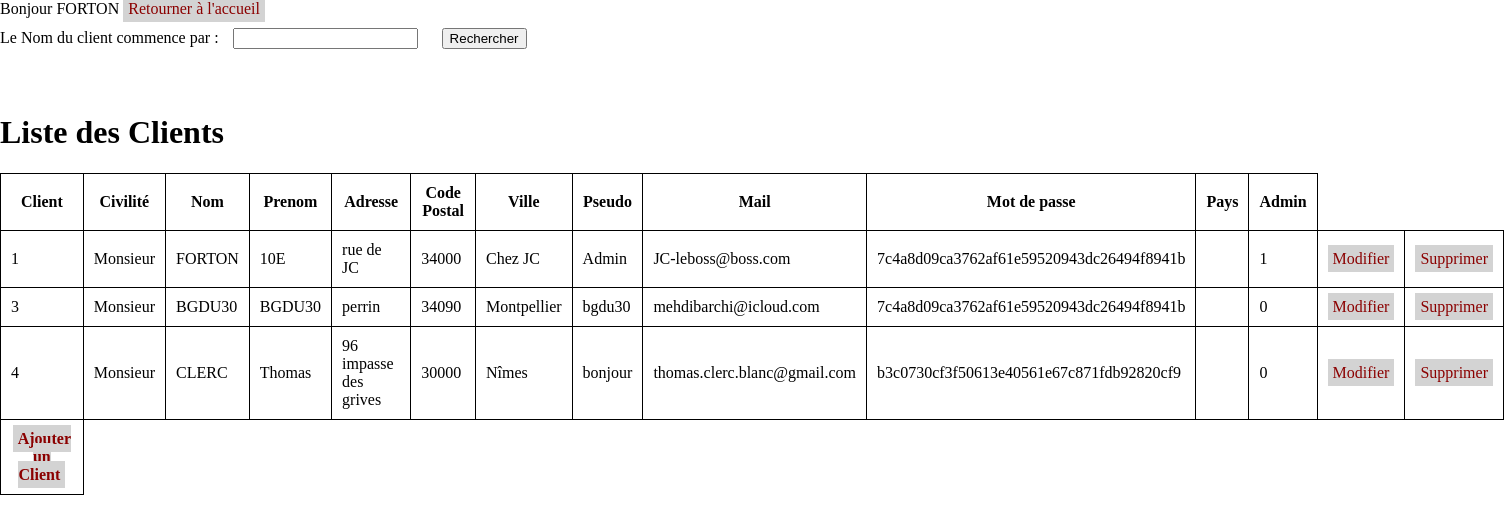
Screenshot of /php/admin_clients/afficherClient.php (signed in) with the database file from the repository.
### tables this page shows
CREATE TABLE IF NOT EXISTS `clients` (
  `id` int(11) NOT NULL AUTO_INCREMENT,
  `civilite` varchar(20) NOT NULL,
  `nom` varchar(100) NOT NULL,
  `prenom` varchar(70) NOT NULL,
  `adresse` varchar(200) DEFAULT NULL,
  `codePostal` varchar(10) DEFAULT NULL,
  `ville` varchar(200) DEFAULT NULL,
  `pseudo` varchar(50) NOT NULL,
  `mail` varchar(50) NOT NULL,
  `mot_de_passe` varchar(50) NOT NULL,
  `pays_id` int(11) DEFAULT NULL,
  `avatar` varchar(255) NOT NULL,
  `admin` tinyint(4) NOT NULL,
  PRIMARY KEY (`id`)
);

### php/dao_user.php (called while the page is built, shortened)
<?php
function getUserById($id){
	$sql = 'SELECT `nom`, `prenom`, admin FROM `clients`  WHERE `id` = :id';
	$db = getConnection();
	$select = $db->prepare($sql);
	$select->execute(array('id'=>$id));
	$result = $select->fetchAll();
	return empty($result) ? false : array('nom' => $result[0]['nom'], 'prenom' => $result[0]['prenom'], 'admin' => $result[0]['admin']);
}

### php/admin_clients/fonctionClient.php (called while the page is built, shortened)
<?php
function getAllClient(PDO $bdd, $client) {
    $query = "SELECT * FROM clients WHERE nom LIKE :v_client ";
    $clients = null;
    $statement = $bdd->prepare($query);
    $client = $client . '%';
    $statement->bindParam(':v_client', $client);
    if ($statement->execute()) {
        $clients = $statement->fetchAll(PDO::FETCH_ASSOC);
    }
    return $clients;
}

### php/admin_clients/afficherClient.php (the view, shortened to what this page needs)
<?php
require('../dao_user.php');
global $VAR_LOGGED;
$id = sessionVar($VAR_LOGGED);
$clients = getUserById($id);
echo 'Bonjour ' . $clients['nom'] ;
?>
<!DOCTYPE html>
<head>
    <link href="../../../Neptune/css/chambre.css" rel="stylesheet">
</head>
    <?php
    $client = '';
    echo "<a href='../../index.php'>Retourner à l'accueil</a>";
    require('fonctionClient.php');
    ?>
    <form action="" method="post">
        <label for="client">Le Nom du client commence par :</label>
        <input type="text" name="client" value="<?= $client ?>"/>
        <input type="submit" value="Rechercher" />
    </form>
</head>
<body>
<h1>Liste des Clients</h1>
<?php
$bdd = getDataBase();
?>
<?php
if ($bdd) {
    $clients = getAllClient($bdd, $client);
    if ($clients) {
        ?>
        <table>
                <thead>
                <tr>
                    <th>Client</th>
                    <th>Civilité</th>
                    <th>Nom</th>
                    <th>Prenom</th>
                    <th>Adresse</th>
                    <th>Code Postal</th>
                    <th>Ville</th>
                    <th>Pseudo</th>
                    <th>Mail</th>
                    <th>Mot de passe</th>
                    <th>Pays</th>
                    <th>Admin</th>
                </tr>
                </thead>
            <tbody>
<?php
        foreach ($clients as $client) {
                echo '<tr>'.
                    '<td>'.$client['id'].'</td>'.
                    '<td>'.$client['civilite'].'</td>'.
                    '<td>'.$client['nom'].'</td>'.
                    '<td>'.$client['prenom'].'</td>'.
                    '<td>'.$client['adresse'].'</td>'.
                    '<td>'.$client['codePostal'].' </td>'.
                    '<td>'.$client['ville'].' </td>'.
                    '<td>'.$client['pseudo'].' </td>'.
                    '<td>'.$client['mail'].' </td>'.
                    '<td>'.$client['mot_de_passe'].' </td>'.
                    '<td>'.$client['pays_id'].' </td>'.
                    '<td>'.$client['admin'].' </td>'.
                    '<td><a href="modifierClient.php?id=' . $client['id'] . '"> Modifier </a></td>'.
                    '<td><a href="deleteClient.php?id=' . $client['id'] . '"> Supprimer </a></td>'.
                    '</tr>';
        }
    }
?>
    <tr>
        <th><a href="ajouterClient.php"> Ajouter un Client </a></th>
    </tr>
            </tbody>
            </table>
<?php }
    else {
        ?>
        pas de donnée à afficher
        <?php
    }
?>
</body>
</html>

### css/chambre.css (style rules this page uses)
a { text-decoration: none; color: darkred; padding: 5px; background-color: lightgrey; }
table { border-collapse: collapse; }
th, td { border: 1px solid black; padding: 10px; }
form input { margin: 10px; }
body { margin: 0; padding: 0; }

### rows the page displays
clients: nom "FORTON", id "1", civilite "Monsieur", prenom "10E", adresse "rue de JC", codePostal "34000", ville "Chez JC", pseudo "Admin", mail "JC-leboss@boss.com", mot_de_passe "7c4a8d09ca3762af61e59520943dc26494f8941b", admin "1"
clients: id "3", civilite "Monsieur", nom "BGDU30", prenom "BGDU30", adresse "perrin", codePostal "34090", ville "Montpellier", pseudo "bgdu30", mail "mehdibarchi@icloud.com", mot_de_passe "7c4a8d09ca3762af61e59520943dc26494f8941b", admin "0"
clients: id "4", civilite "Monsieur", nom "CLERC", prenom "Thomas", adresse "96 impasse des grives", codePostal "30000", ville "Nîmes", pseudo "bonjour", mail "thomas.clerc.blanc@gmail.com", mot_de_passe "b3c0730cf3f50613e40561e67c871fdb92820cf9", admin "0"
